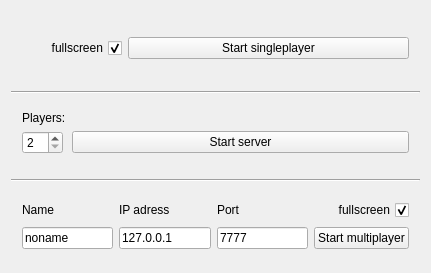
<?xml version="1.0" encoding="UTF-8"?>
<ui version="4.0">
 <class>Settings</class>
 <widget class="QMainWindow" name="Settings">
  <property name="geometry">
   <rect>
    <x>0</x>
    <y>0</y>
    <width>431</width>
    <height>273</height>
   </rect>
  </property>
  <property name="windowTitle">
   <string>Walkers Launcher</string>
  </property>
  <widget class="QWidget" name="centralWidget">
   <layout class="QVBoxLayout" name="verticalLayout">
    <item>
     <widget class="QWidget" name="single_s" native="true">
      <layout class="QHBoxLayout" name="horizontalLayout">
       <item>
        <widget class="QCheckBox" name="fullscreenS">
         <property name="maximumSize">
          <size>
           <width>100</width>
           <height>16777215</height>
          </size>
         </property>
         <property name="layoutDirection">
          <enum>Qt::RightToLeft</enum>
         </property>
         <property name="text">
          <string>fullscreen</string>
         </property>
         <property name="checked">
          <bool>true</bool>
         </property>
         <property name="tristate">
          <bool>false</bool>
         </property>
        </widget>
       </item>
       <item>
        <widget class="QPushButton" name="single">
         <property name="text">
          <string>Start singleplayer</string>
         </property>
        </widget>
       </item>
      </layout>
     </widget>
    </item>
    <item>
     <widget class="Line" name="line">
      <property name="orientation">
       <enum>Qt::Horizontal</enum>
      </property>
     </widget>
    </item>
    <item>
     <widget class="QWidget" name="server_s" native="true">
      <layout class="QFormLayout" name="formLayout_2">
       <item row="2" column="0">
        <widget class="QSpinBox" name="playerN">
         <property name="minimum">
          <number>2</number>
         </property>
         <property name="maximum">
          <number>10</number>
         </property>
        </widget>
       </item>
       <item row="2" column="1">
        <widget class="QPushButton" name="server">
         <property name="text">
          <string>Start server</string>
         </property>
        </widget>
       </item>
       <item row="1" column="0">
        <widget class="QLabel" name="label">
         <property name="text">
          <string>Players:</string>
         </property>
        </widget>
       </item>
      </layout>
     </widget>
    </item>
    <item>
     <widget class="Line" name="line_2">
      <property name="orientation">
       <enum>Qt::Horizontal</enum>
      </property>
     </widget>
    </item>
    <item>
     <widget class="QWidget" name="mult_s" native="true">
      <layout class="QGridLayout" name="gridLayout">
       <item row="5" column="3">
        <widget class="QPushButton" name="multi">
         <property name="text">
          <string>Start multiplayer</string>
         </property>
        </widget>
       </item>
       <item row="1" column="2">
        <widget class="QLabel" name="label_3">
         <property name="text">
          <string>Port</string>
         </property>
        </widget>
       </item>
       <item row="5" column="1">
        <widget class="QLineEdit" name="IP">
         <property name="text">
          <string>127.0.0.1</string>
         </property>
        </widget>
       </item>
       <item row="1" column="3">
        <widget class="QCheckBox" name="fullscreenM">
         <property name="maximumSize">
          <size>
           <width>100</width>
           <height>16777215</height>
          </size>
         </property>
         <property name="layoutDirection">
          <enum>Qt::RightToLeft</enum>
         </property>
         <property name="text">
          <string>fullscreen</string>
         </property>
         <property name="checked">
          <bool>true</bool>
         </property>
        </widget>
       </item>
       <item row="5" column="2">
        <widget class="QLineEdit" name="lineEdit">
         <property name="text">
          <string>7777</string>
         </property>
        </widget>
       </item>
       <item row="1" column="1">
        <widget class="QLabel" name="label_2">
         <property name="text">
          <string>IP adress</string>
         </property>
        </widget>
       </item>
       <item row="1" column="0">
        <widget class="QLabel" name="label_4">
         <property name="text">
          <string>Name</string>
         </property>
        </widget>
       </item>
       <item row="5" column="0">
        <widget class="QLineEdit" name="lineEdit_2">
         <property name="text">
          <string>noname</string>
         </property>
        </widget>
       </item>
      </layout>
     </widget>
    </item>
   </layout>
  </widget>
 </widget>
 <layoutdefault spacing="6" margin="11"/>
 <resources/>
 <connections/>
</ui>
